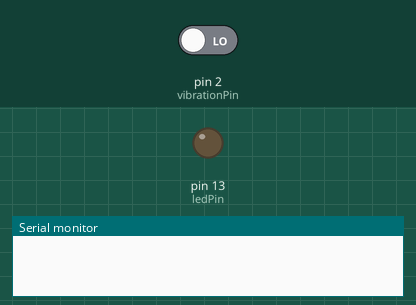
A sketch run on a simulated Arduino Uno, built with avr-gcc and run on an emulated ATmega328P. Shown: output pins drawn as LEDs (lit = HIGH), the last lines printed to the serial monitor. The test bench sets the inputs (shaded band); at power-on: pin 2 (vibrationPin) LOW.

Above: at 1.2 s.
1.3 s: pin 2 (vibrationPin) driven HIGH
At 2.5 s:
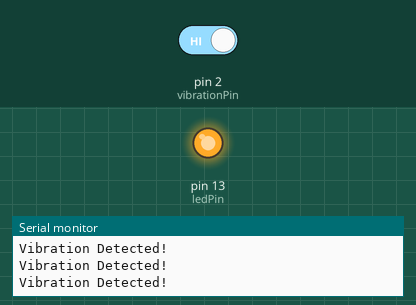
2.8 s: pin 2 (vibrationPin) driven LOW
At 4.1 s:
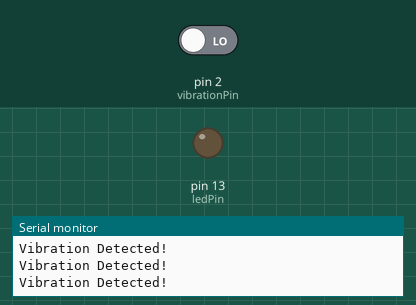
Timing chart, 0 to 5.8 s (numbered marks = the images above; inputs shaded):
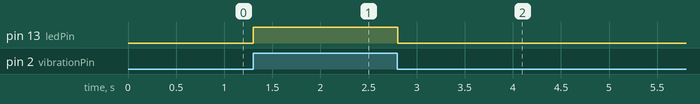

Measured:
- after the input at 1.3 s, pin 13 (ledPin): LOW → HIGH at once
- after the input at 2.8 s, pin 13 (ledPin): HIGH → LOW at once

The sketch:

Vibration_sensor.ino
```cpp
const int vibrationPin = 2;   // DO pin
const int ledPin = 13;

void setup() {
  pinMode(vibrationPin, INPUT);
  pinMode(ledPin, OUTPUT);

  Serial.begin(9600);
}

void loop() {
  int sensorState = digitalRead(vibrationPin);

  if (sensorState == HIGH) {
    digitalWrite(ledPin, HIGH);
    Serial.println("Vibration Detected!");
  } else {
    digitalWrite(ledPin, LOW);
  }

  delay(50);
}
```
